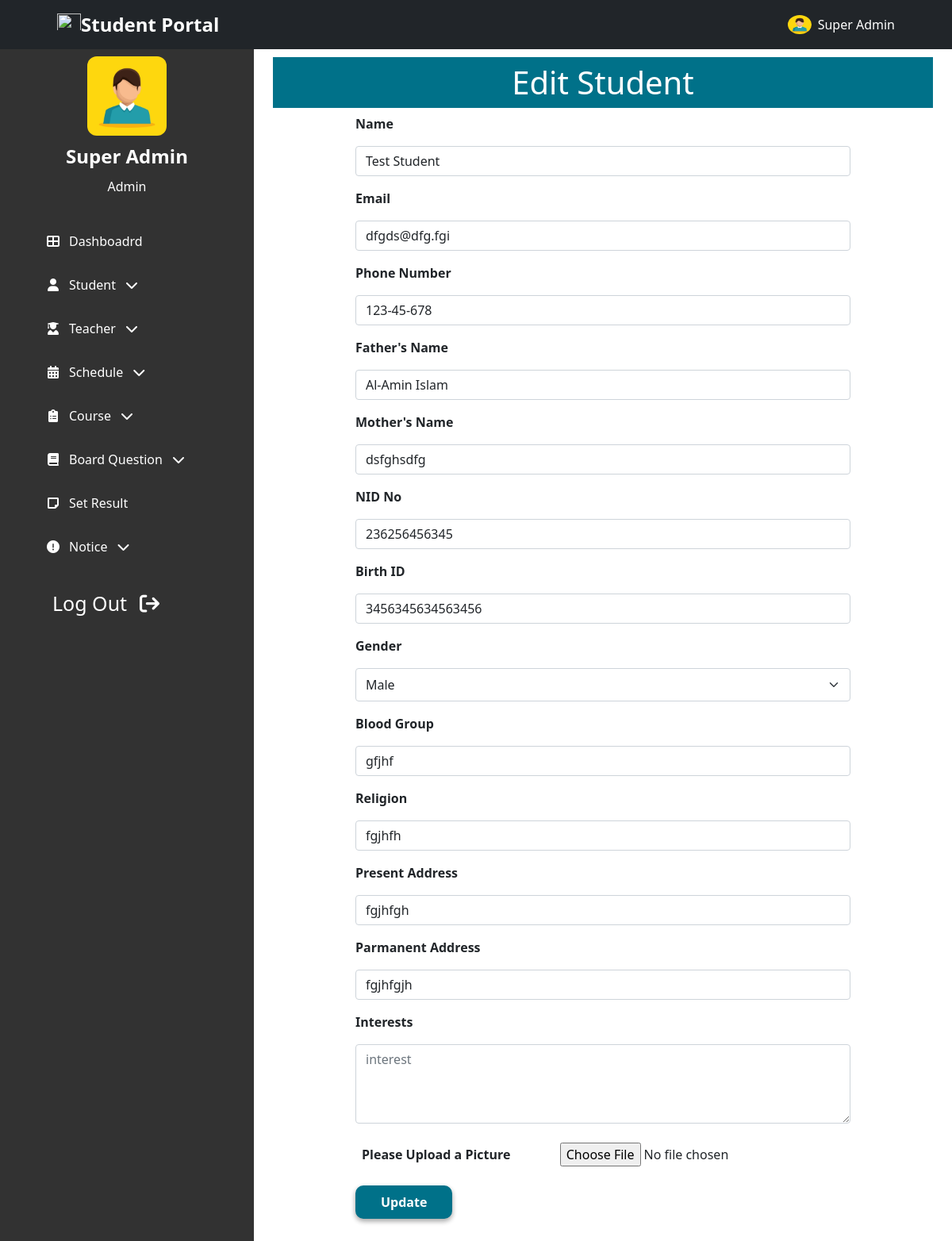
The page /admin/edit_student.php?id=14 (signed in) on the database its author committed.
### tables this page shows
CREATE TABLE `Students` (
  `id` int NOT NULL,
  `name` varchar(100) NOT NULL,
  `image` varchar(100) DEFAULT NULL,
  `father` varchar(100) NOT NULL,
  `mother` varchar(100) NOT NULL,
  `nid` bigint DEFAULT NULL,
  `birthreg` bigint DEFAULT NULL,
  `std_id` int NOT NULL,
  `gender` varchar(10) NOT NULL,
  `blood` varchar(5) DEFAULT NULL,
  `religion` varchar(20) DEFAULT NULL,
  `present_addr` text NOT NULL,
  `parma_addr` text NOT NULL,
  `phone` varchar(15) NOT NULL,
  `email` varchar(100) NOT NULL,
  `interests` text,
  `updated_at` timestamp NOT NULL DEFAULT CURRENT_TIMESTAMP ON UPDATE CURRENT_TIMESTAMP,
  `created_at` timestamp NOT NULL DEFAULT CURRENT_TIMESTAMP
);

### admin/backend/edit_student.php (called while the page is built, shortened)
<?php
    if(isset($_GET['id']))
    {
        $id = $_GET['id'];
        $sql    =   "SELECT * FROM `Students` WHERE `std_id` = $id LIMIT 1";
        $query  =   mysqli_query($conn, $sql);
        $std   =   mysqli_fetch_array($query);
    }
?>

### admin/edit_student.php (the view, shortened to what this page needs)
<!DOCTYPE html>
<html lang="en">
<?php
    include "admin_head.php";
    include "backend/edit_student.php";
?>
<body class="">
<?php include "../header_nav.php";?>
    <section class="header-container">
        <?php include "admin_sidebar.php";?>
    </section>
    <section id="home-container"  class="home-container active-2">
        <div class="px-4 py-5 mt-4">
            <h1 class="common-background-2 p-2 text-center">Edit Student</h1>
                <form class="w-75 mx-auto" action=""  method="POST" enctype="multipart/form-data">
                    <div class="mb-3">
                        <p class="fw-bold">Name</p>
                        <input type="text" class="form-control" name="name" id="name" value="<?php echo $std['name']; ?>">
                    </div>
                    <div class="mb-3">
                        <p class="fw-bold">Email</p>
                        <input type="email" class="form-control" name="email" id="email" value="<?php echo $std['email']; ?>">
                    </div>
                    <div class="mb-3">
                        <p class="fw-bold">Phone Number</p>
                        <input type="tel" class="form-control" name="phone" id="phone" value="<?php echo $std['phone']; ?>">
                    </div>
                    <div class="mb-3">
                        <p class="fw-bold">Father's Name</p>
                        <input type="text" class="form-control" name="fname" id="f_name" value="<?php echo $std['father']; ?>">
                    </div>
                    <div class="mb-3">
                        <p class="fw-bold">Mother's Name</p>
                        <input type="text" class="form-control" name="mname" id="m_name" value="<?php echo $std['mother']; ?>">
                    </div>
                    <div class="mb-3">
                        <p class="fw-bold">NID No</p>
                        <input type="text" class="form-control" name="nid" id="n_id" value="<?php echo $std['nid']; ?>">
                    </div>
                    <div class="mb-3">
                        <p class="fw-bold">Birth ID</p>
                        <input type="text" class="form-control" name="bid" id="b_id" value="<?php echo $std['birthreg']; ?>">
                    </div>
                    <div class="mb-3">
                    <p class="fw-bold">Gender</p>
                    <select class="form-select py-2" id="gender" name="gender" >
                        <?php
                            if($std['gender'] == 1)
                            {
                        ?>
                            <option value="1" selected>Male</option>
                        <?php
                            }
                            else
                            {
                        ?>
                            <option>Gender</option>
                            <option value="1">Male</option>
                            <option value="2" selected>Female</option>
                        <?php
                            }
                        ?>
                    </select>
                </div>
                    <div class="mb-3">
                        <p class="fw-bold">Blood Group</p>
                        <input type="text" class="form-control" name="blood" id="blood" value="<?php echo $std['blood']; ?>">
                    </div>
                    <div class="mb-3">
                        <p class="fw-bold">Religion</p>
                        <input type="text" class="form-control" name="religion" id="religion" value="<?php echo $std['religion']; ?>">
                    </div>
                    <div class="mb-3">
                        <p class="fw-bold">Present Address</p>
                        <input type="text" class="form-control" name="pre_address" id="pre_address" value="<?php echo $std['present_addr']; ?>">
                    </div>
                    <div class="mb-3">
                        <p class="fw-bold">Parmanent Address</p>
                        <input type="text" class="form-control" name="par_address" id="par_address" value="<?php echo $std['parma_addr']; ?>">
                    </div>
                    <div class="mb-3">
                        <p class="fw-bold">Interests</p>
                        <textarea class="form-control" placeholder="interest" name="interest" id="interest" style="height: 100px"><?php echo $std['interests']; ?></textarea>
                    </div>
                    <div class="d-flex flex-column flex-md-row align-items-center">
                        <p class="fw-bold mb-0 p-2">Please Upload a Picture</p>
                        <input class="p-2 mx-auto" type="file" id="std_pic" name="std_pic">
                    </div>
                    <input name="submit" class="mt-3 mx-auto fw-bold custom-btn-1" type="submit" value="Update">
                </form>
        </div>
    </section>
</body>
</html>

### style.css (style rules this page uses)
body { font-family: "Roboto", sans-serif; }
.common-background-2 { background-color: #007189; color: white; }
.custom-btn-1 { border-radius: 10px; background-color: #007189; color: white; padding: 7px 30px; border: 2px solid #007189; transition: color 0.2s ease-in, background-color 0.2s ease-in; box-shadow: 0 3px 6px rgba(0, 0, 0, 0.16), 0 3px 6px rgba(0, 0, 0, 0.23); }
.header-container { position: relative; min-height: 100%; width: 100%; overflow-x: hidden; overflow-y: scroll; }
.home-container { position: absolute; height: 100%; width: calc(100% - 80px); left: 80px; top: 0%; transition: all 0.4s ease-in; }
.home-container.active-2 { width: calc(100% - 320px); left: 320px; }

### rows shown on the page
students: name "Test Student", email "dfgds@dfg.fgi", phone "123-45-678", fname "Al-Amin Islam", mname "dsfghsdfg", nid "236256456345", bid "3456345634563456", gender "Male", blood "gfjhf", religion "fgjhfh", pre_address "fgjhfgh", par_address "fgjhfgjh"

### other values the page prints
$_SESSION['name'] "Super Admin"
